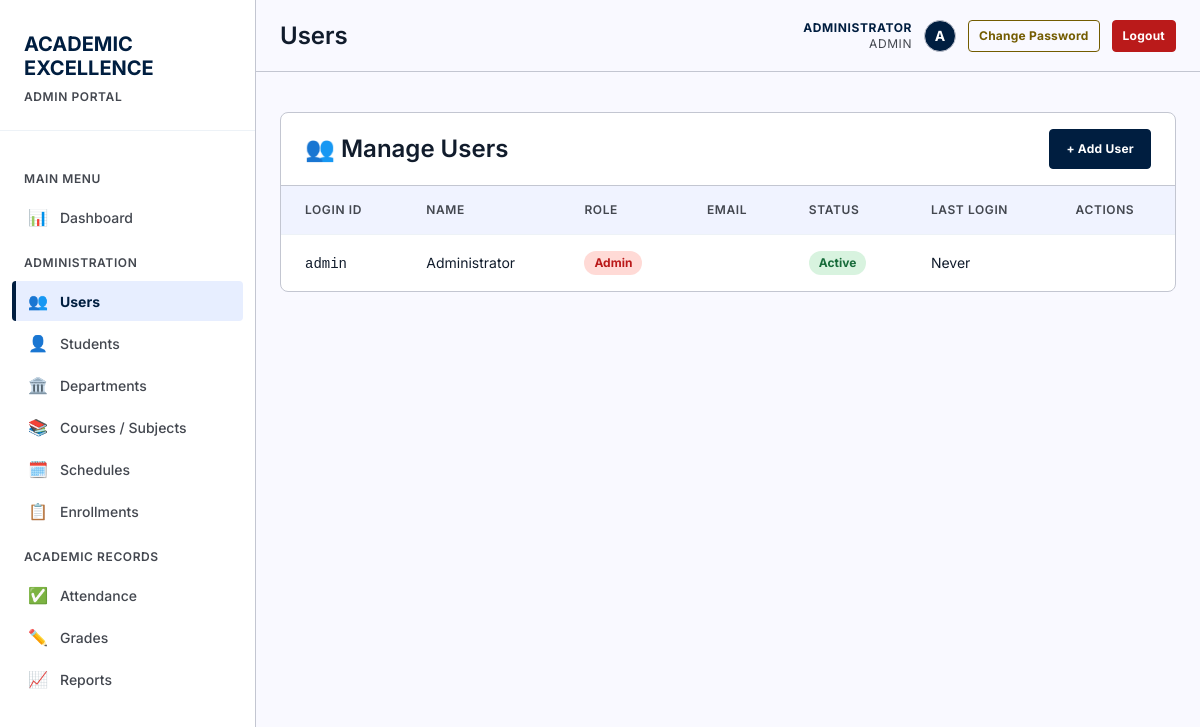
The app's page /pages/users.php (signed in), older data.
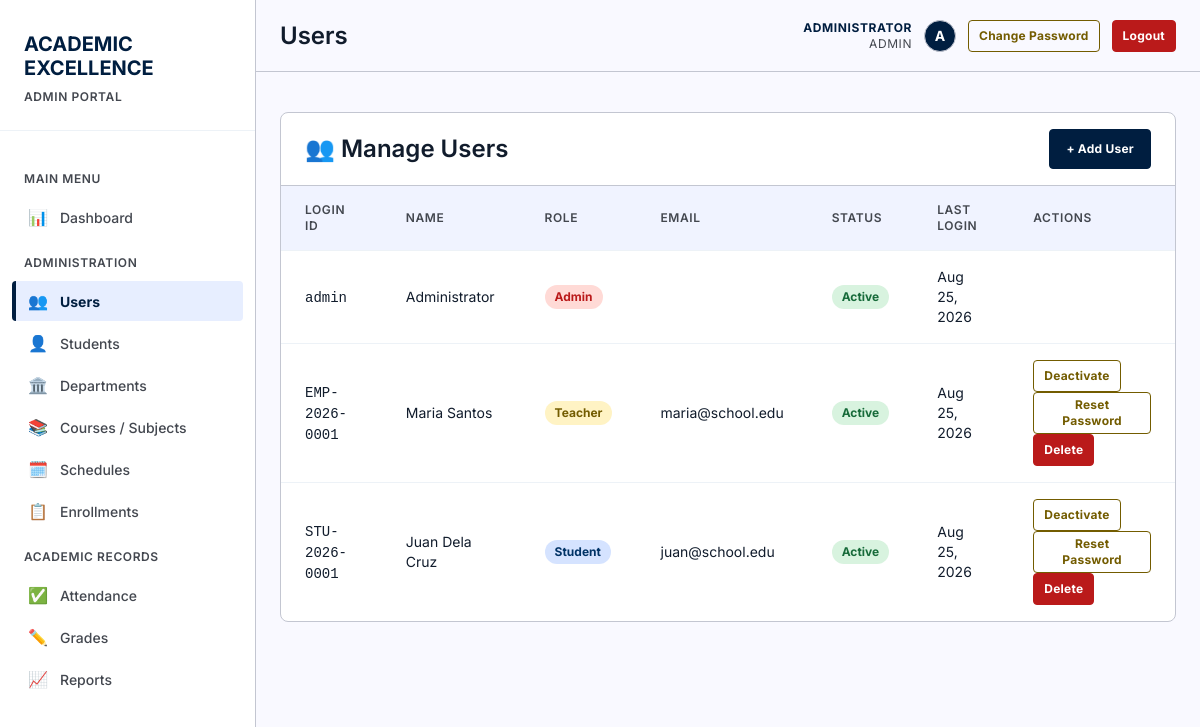
The same page, newer data.
### tables this page shows
CREATE TABLE "users" (
                    id INTEGER PRIMARY KEY AUTOINCREMENT,
                    username TEXT NOT NULL UNIQUE,
                    password TEXT NOT NULL,
                    full_name TEXT NOT NULL,
                    email TEXT UNIQUE,
                    role TEXT NOT NULL DEFAULT 'student' CHECK(role IN ('admin', 'instructor', 'student')),
                    is_active INTEGER NOT NULL DEFAULT 1 CHECK(is_active IN (0, 1)),
                    last_login_at DATETIME,
                    created_at DATETIME NOT NULL DEFAULT CURRENT_TIMESTAMP,
                    updated_at DATETIME NOT NULL DEFAULT CURRENT_TIMESTAMP
                );

### includes/auth.php (called while the page is built, shortened)
<?php
function currentUser() {
    static $user = false;
    if ($user === false) {
        $db = getDB();
        $stmt = $db->prepare("SELECT * FROM users WHERE id = :id AND is_active = 1");
        $stmt->execute([':id' => (int) $_SESSION['user_id']]);
        $user = $stmt->fetch() ?: null;
    }
    return $user;
}
function isLoggedIn() {
    return currentUser() !== null;
}
function requireLogin() {
    if (!isLoggedIn()) {
        header('Location: ' . baseUrl() . 'login.php');
        exit();
    }
}
function requireRole(...$roles) {
    requireLogin();
    $user = currentUser();
}
function roleLabel($role) {
    return [
        'admin'      => 'Admin',
        'instructor' => 'Teacher',
        'student'    => 'Student'
    ][$role] ?? ucfirst((string) $role);
}

### includes/functions.php (called while the page is built, shortened)
<?php
require_once __DIR__ . '/auth.php';
function formatDate($date) {
    return date('M d, Y', strtotime($date));
}

### pages/users.php (the view, shortened to what this page needs)
<?php
require_once '../includes/functions.php';
requireRole('admin');
$db = getDB();
$usersStmt = $db->query("
    SELECT u.*,
           COALESCE(s.student_id, i.employee_id, u.username) AS login_id,
           COALESCE(s.first_name || ' ' || s.last_name, i.first_name || ' ' || i.last_name, u.full_name) AS display_name
    FROM users u
    LEFT JOIN students s ON s.user_id = u.id
    LEFT JOIN instructors i ON i.user_id = u.id
    ORDER BY u.role, display_name
");
$allUsers = $usersStmt->fetchAll();
$pageTitle = 'Users';
include '../includes/header.php';
?>
<main>
    <div class="card">
        <div class="card-header" style="display: flex; justify-content: space-between; align-items: center;">
            <h2>👥 Manage Users</h2>
            <button class="btn btn-primary" onclick="document.getElementById('addUserModal').style.display='block'">+ Add User</button>
        </div>
        <table>
            <thead>
                <tr>
                    <th>Login ID</th>
                    <th>Name</th>
                    <th>Role</th>
                    <th>Email</th>
                    <th>Status</th>
                    <th>Last Login</th>
                    <th>Actions</th>
                </tr>
            </thead>
            <tbody>
                <?php foreach ($allUsers as $u): ?>
                <tr>
                    <td><code><?php echo htmlspecialchars($u['login_id']); ?></code></td>
                    <td><?php echo htmlspecialchars($u['display_name']); ?></td>
                    <td>
                        <span class="grade-badge role-<?php echo $u['role']; ?>"><?php echo roleLabel($u['role']); ?></span>
                    </td>
                    <td><?php echo htmlspecialchars($u['email'] ?? ''); ?></td>
                    <td>
                        <span class="attendance-badge status-<?php echo $u['is_active'] ? 'present' : 'absent'; ?>">
                            <?php echo $u['is_active'] ? 'Active' : 'Inactive'; ?>
                        </span>
                    </td>
                    <td><?php echo $u['last_login_at'] ? formatDate($u['last_login_at']) : 'Never'; ?></td>
                    <td>
                        <?php if ($u['role'] !== 'admin'): ?>
                        <form method="POST" style="display: inline;">
                            <button type="submit" class="btn btn-secondary btn-sm">
                                <?php echo $u['is_active'] ? 'Deactivate' : 'Activate'; ?>
                            </button>
                        </form>
                        <form method="POST" style="display: inline;">
                            <button type="submit" class="btn btn-secondary btn-sm">Reset Password</button>
                        </form>
                        <form method="POST" style="display: inline;" onsubmit="return confirm('Delete this user account?')">
                            <button type="submit" class="btn btn-danger btn-sm">Delete</button>
                        </form>
                        <?php endif; ?>
                    </td>
                </tr>
                <?php endforeach; ?>
            </tbody>
        </table>
    </div>
</main>
<?php include '../includes/footer.php'; ?>

### includes/header.php (shortened to what this page needs)
<?php
require_once __DIR__ . '/functions.php';
$currentPage = basename($_SERVER['PHP_SELF'], '.php');
$assetPrefix = $currentPage === 'index' ? '' : '../';
$user = currentUser();
$role = $user['role'];
$fullName = $user['full_name'];
$roleLabel = roleLabel($role);
$avatarLetter = strtoupper(substr($fullName, 0, 1));
?>
<!DOCTYPE html>
<html lang="en">
<head>
    <link rel="stylesheet" href="<?php echo $assetPrefix; ?>assets/css/style.css">
</head>
<body>
    <aside class="sidebar">
        <div class="sidebar-header">
            <h1>
                <span class="red">ACADEMIC</span><br>
                <span class="white">EXCELLENCE</span>
            </h1>
            <span class="portal-label"><?php echo strtoupper($roleLabel); ?> PORTAL</span>
        </div>
        <nav class="sidebar-menu">
            <div class="menu-category">Main Menu</div>
            <a href="<?php echo $assetPrefix; ?>index.php" class="menu-item <?php echo $currentPage === 'index' ? 'active' : ''; ?>">
                <span class="icon">📊</span>
                Dashboard
            </a>
            <?php if ($role === 'admin'): ?>
                <div class="menu-category">Administration</div>
                <a href="<?php echo $assetPrefix; ?>pages/users.php" class="menu-item <?php echo $currentPage === 'users' ? 'active' : ''; ?>">
                    <span class="icon">👥</span>
                    Users
                </a>
                <a href="<?php echo $assetPrefix; ?>pages/students.php" class="menu-item <?php echo $currentPage === 'students' ? 'active' : ''; ?>">
                    <span class="icon">👤</span>
                    Students
                </a>
                <a href="<?php echo $assetPrefix; ?>pages/departments.php" class="menu-item <?php echo $currentPage === 'departments' ? 'active' : ''; ?>">
                    <span class="icon">🏛️</span>
                    Departments
                </a>
                <a href="<?php echo $assetPrefix; ?>pages/manage-subjects.php" class="menu-item <?php echo $currentPage === 'manage-subjects' ? 'active' : ''; ?>">
                    <span class="icon">📚</span>
                    Courses / Subjects
                </a>
                <a href="<?php echo $assetPrefix; ?>pages/schedules.php" class="menu-item <?php echo $currentPage === 'schedules' ? 'active' : ''; ?>">
                    <span class="icon">🗓️</span>
                    Schedules
                </a>
                <a href="<?php echo $assetPrefix; ?>pages/enrollments.php" class="menu-item <?php echo $currentPage === 'enrollments' ? 'active' : ''; ?>">
                    <span class="icon">📋</span>
                    Enrollments
                </a>
                <div class="menu-category">Academic Records</div>
                <a href="<?php echo $assetPrefix; ?>pages/attendance.php" class="menu-item <?php echo $currentPage === 'attendance' ? 'active' : ''; ?>">
                    <span class="icon">✅</span>
                    Attendance
                </a>
                <a href="<?php echo $assetPrefix; ?>pages/grades.php" class="menu-item <?php echo $currentPage === 'grades' ? 'active' : ''; ?>">
                    <span class="icon">✏️</span>
                    Grades
                </a>
                <a href="<?php echo $assetPrefix; ?>pages/reports.php" class="menu-item <?php echo $currentPage === 'reports' ? 'active' : ''; ?>">
                    <span class="icon">📈</span>
                    Reports
                </a>
            <?php endif; ?>
        </nav>
    </aside>
    <div class="main-content">
        <header class="top-header">
            <h1 class="page-title"><?php echo $pageTitle ?? 'Dashboard'; ?></h1>
            <div class="user-info">
                <div class="user-meta">
                    <span class="user-name"><?php echo htmlspecialchars($fullName); ?></span>
                    <span class="user-role"><?php echo $roleLabel; ?></span>
                </div>
                <div class="user-avatar"><?php echo $avatarLetter; ?></div>
                <a href="<?php echo $assetPrefix; ?>pages/change-password.php" class="btn btn-secondary btn-sm">Change Password</a>
                <a href="<?php echo $assetPrefix; ?>logout.php" class="btn btn-danger btn-sm">Logout</a>
            </div>
        </header>
        <div class="page-content">

### includes/footer.php (shortened to what this page needs)
        </div>
    </div>
</body>
</html>

Row changes from the older to the newer data that the page shows:
changed users "Admin": last_login_at (not shown) → "Aug 25, 2026"; no longer shows "Never"
added users: login_id "EMP-2026-0001", display_name "Maria Santos", role "Teacher", email "maria@school.edu", is_active "Active", last_login_at "Aug 25, 2026"
added users: login_id "STU-2026-0001", display_name "Juan Dela Cruz", role "Student", email "juan@school.edu", is_active "Active", last_login_at "Aug 25, 2026"
